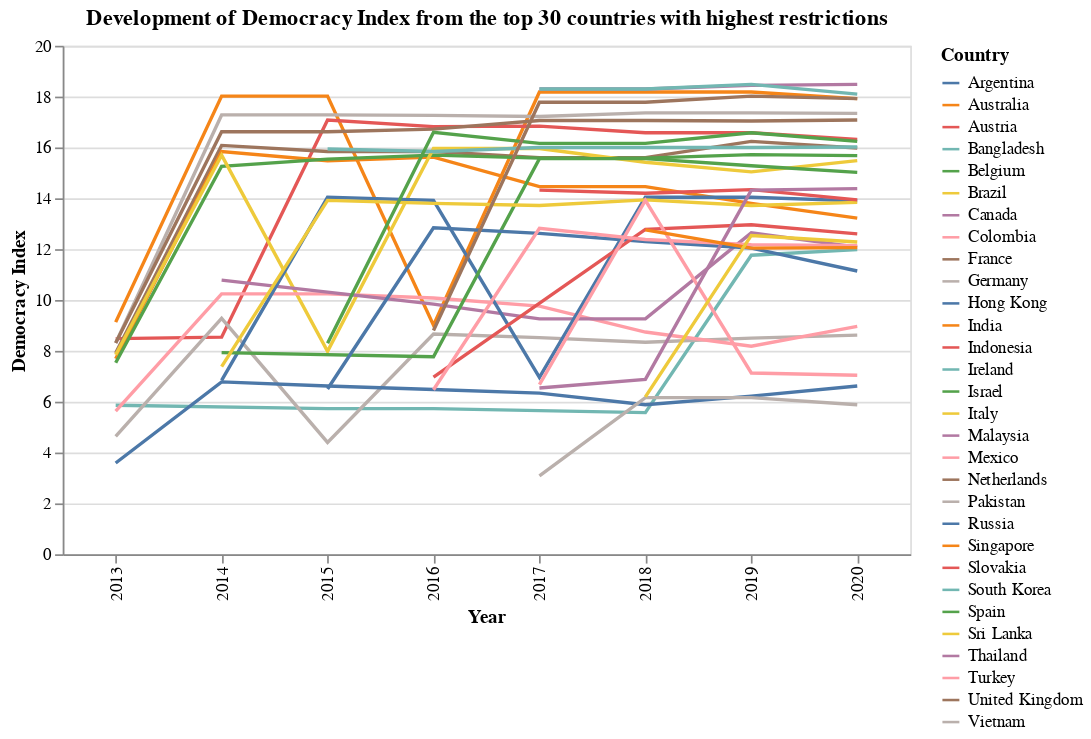

The cell this chart's notebook holds for it:
### Code cell
# plot according to the Top 30 Countries
alt.Chart(top30,width=500, height=300).mark_line().encode(
    x='Year:O',
     y=alt.Y('sum(Democracy Index)', axis=alt.Axis(title='Democracy Index')),
    color='Country'
).interactive().properties(
    title='Development of Democracy Index from the top 30 countries with highest restrictions',
)

### Figure 1 — Vega-Lite specification as saved in the notebook (floating-point values rounded to 4 significant figures; data arrays with more than 128 entries replaced by an {"elided": "..."} marker saying what was removed)
{"config": {"view": {"continuousWidth": 400, "continuousHeight": 300}}, "data": {"name": "data-e7d8c7efd5caa366c0fd323488c0ea98"}, "mark": "line", "encoding": {"color": {"type": "nominal", "field": "Country"}, "x": {"type": "ordinal", "field": "Year"}, "y": {"type": "quantitative", "aggregate": "sum", "axis": {"title": "Democracy Index"}, "field": "Democracy Index"}}, "height": 300, "selection": {"selector003": {"type": "interval", "bind": "scales", "encodings": ["x", "y"]}}, "title": "Development of Democracy Index from the top 30 countries with highest restrictions", "width": 500, "$schema": "https://vega.github.io/schema/vega-lite/v4.8.1.json", "datasets": {"data-e7d8c7efd5caa366c0fd323488c0ea98": {"elided": "328 records"}}}
